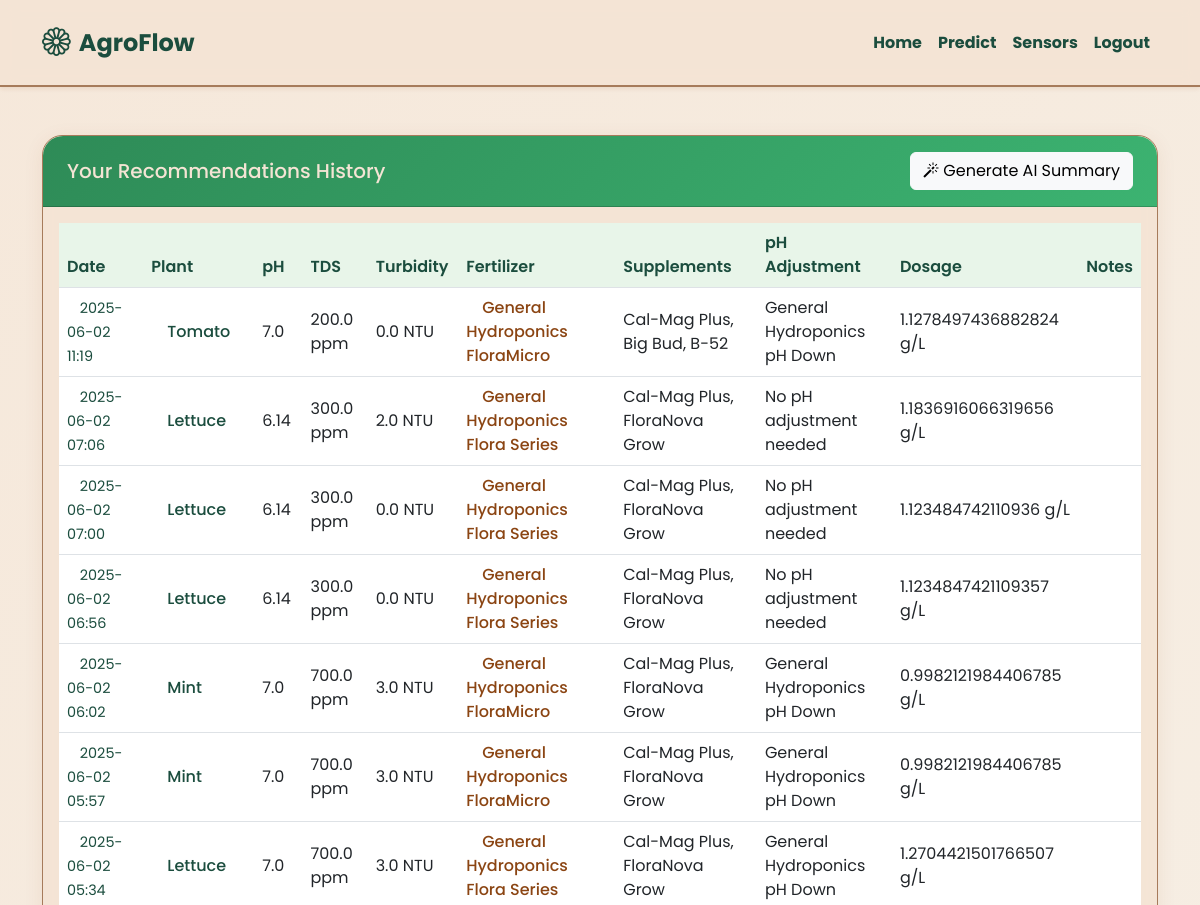
/dashboard (signed in, upper part), run on an earlier commit of the app's database.
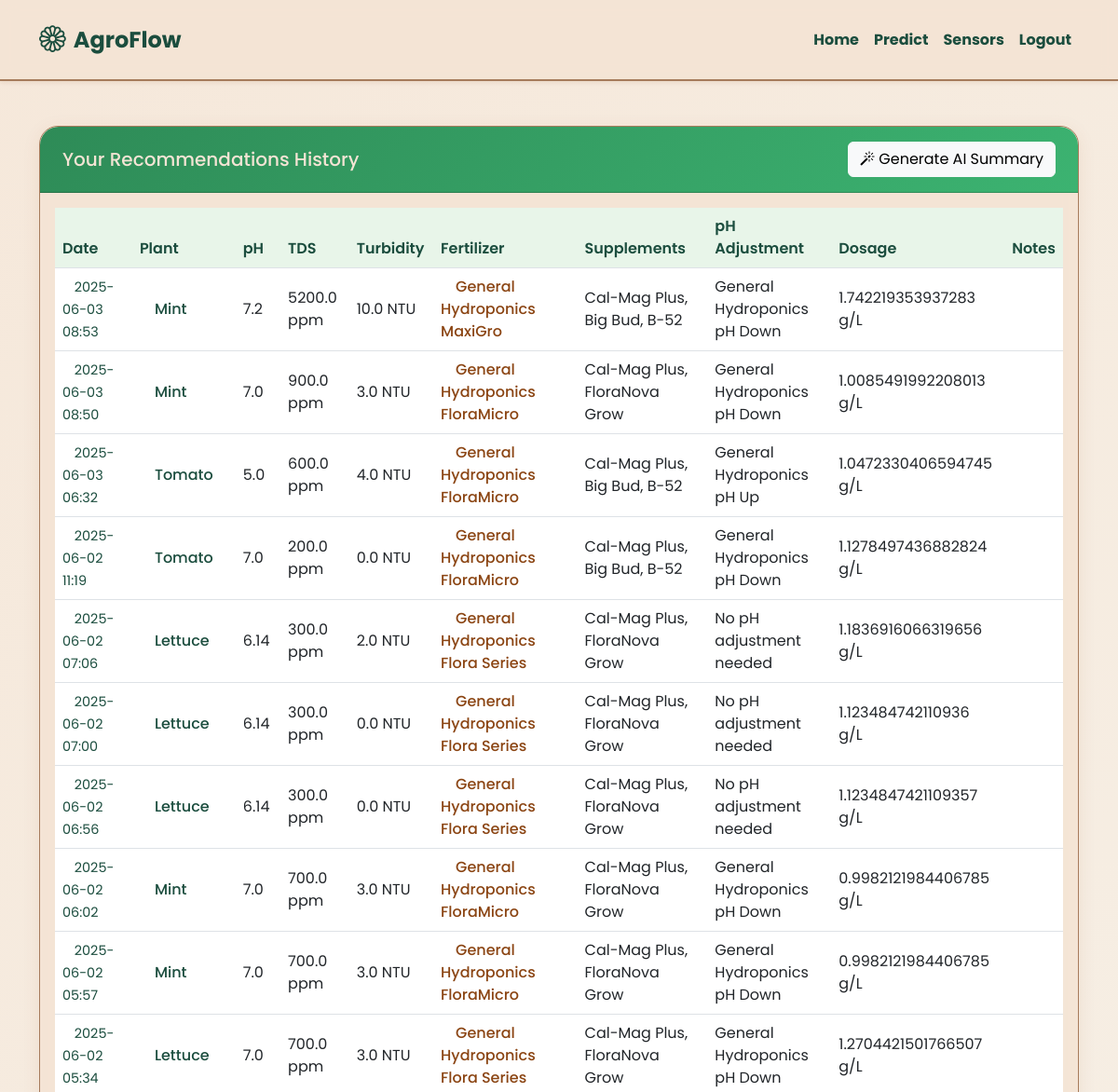
And on a later commit of the database.
### models.py (models this page shows, shortened)
class SoilData(db.Model):
    id = db.Column(db.Integer, primary_key=True)
    user_id = db.Column(db.Integer, db.ForeignKey('user.id'), nullable=False)
    plant = db.Column(db.String(50), nullable=False)
    ph = db.Column(db.Float, nullable=False)
    tds = db.Column(db.Float, nullable=False)
    turbidity = db.Column(db.Float, nullable=False)
    fertilizer = db.Column(db.String(100), nullable=False)
    supplements = db.Column(db.String(200), nullable=True)
    ph_adjustment = db.Column(db.String(100), nullable=True)
    dosage = db.Column(db.Float, nullable=True)
    notes = db.Column(db.Text)
    created_at = db.Column(db.DateTime, default=datetime.utcnow)

### app.py (the view)
@app.route('/dashboard')
@login_required
def dashboard():
    stmt = select(SoilData).where(SoilData.user_id == current_user.id).order_by(SoilData.created_at.desc())
    soil_data = db.session.execute(stmt).scalars().all()
    return render_template('dashboard.html', soil_data=soil_data)

### app.py (called while the page is built)
@login_manager.user_loader
def load_user(user_id):
    return db.session.get(User, int(user_id))

### templates/dashboard.html (shortened to what this page needs)
<!DOCTYPE html>
<html lang="en">
<head>
    <link rel="stylesheet" href="https://cdn.jsdelivr.net/npm/bootstrap@5.3.0/dist/css/bootstrap.min.css">
    <link rel="stylesheet" href="https://cdn.jsdelivr.net/npm/bootstrap-icons@1.11.0/font/bootstrap-icons.css">
</head>
<body>
    <nav class="navbar navbar-expand-lg">
        <div class="container">
            <a class="navbar-brand" href="{{ url_for('home') }}">
                <i class="bi bi-flower1"></i>
                <span>AgroFlow</span>
            </a>
            <div class="collapse navbar-collapse" id="navbarNav">
                <ul class="navbar-nav ms-auto">
                    {% if current_user.is_authenticated %}
                    <li class="nav-item">
                        <a class="nav-link" href="{{ url_for('home') }}">Home</a>
                    </li>
                    <li class="nav-item">
                        <a class="nav-link" href="{{ url_for('predict_page') }}">Predict</a>
                    </li>
                    <li class="nav-item">
                        <a class="nav-link" href="{{ url_for('sensors') }}">Sensors</a>
                    </li>
                    <li class="nav-item">
                        <a class="nav-link" href="{{ url_for('logout') }}">Logout</a>
                    </li>
                    {% endif %}
                </ul>
            </div>
        </div>
    </nav>
    <div class="container py-5">
        <div class="row">
            <div class="col-12">
                <div class="card">
                    <div class="card-header d-flex justify-content-between align-items-center">
                        <h5 class="mb-0">Your Recommendations History</h5>
                        <button class="btn btn-light" onclick="generateSummary()">
                            <i class="bi bi-magic"></i> Generate AI Summary
                        </button>
                    </div>
                    <div class="card-body">
                        <div class="table-responsive">
                            <table class="table">
                                <thead>
                                    <tr>
                                        <th>Date</th>
                                        <th>Plant</th>
                                        <th>pH</th>
                                        <th>TDS</th>
                                        <th>Turbidity</th>
                                        <th>Fertilizer</th>
                                        <th>Supplements</th>
                                        <th>pH Adjustment</th>
                                        <th>Dosage</th>
                                        <th>Notes</th>
                                    </tr>
                                </thead>
                                <tbody>
                                    {% for data in soil_data %}
                                    <tr>
                                        <td><span class="date-badge">{{ data.created_at.strftime('%Y-%m-%d %H:%M') }}</span></td>
                                        <td><span class="plant-badge">{{ data.plant }}</span></td>
                                        <td>{{ data.ph }}</td>
                                        <td>{{ data.tds }} ppm</td>
                                        <td>{{ data.turbidity }} NTU</td>
                                        <td><span class="fertilizer-badge">{{ data.fertilizer }}</span></td>
                                        <td>{{ data.supplements }}</td>
                                        <td>{{ data.ph_adjustment }}</td>
                                        <td>{{ data.dosage }} g/L</td>
                                        <td>{{ data.notes }}</td>
                                    </tr>
                                    {% endfor %}
                                </tbody>
                            </table>
                        </div>
                    </div>
                </div>
            </div>
        </div>
    </div>
</body>
</html>

What changed in the data, as far as the page shows it:
added SoilData: created_at "2025-06-03 08:53", plant "Mint", ph "7.2", tds "5200.0", turbidity "10.0", fertilizer "General Hydroponics MaxiGro", supplements "Cal-Mag Plus, Big Bud, B-52", ph_adjustment "General Hydroponics pH Down", dosage "1.742219353937283"
added SoilData: created_at "2025-06-03 08:50", plant "Mint", ph "7.0", tds "900.0", turbidity "3.0", fertilizer "General Hydroponics FloraMicro", supplements "Cal-Mag Plus, FloraNova Grow", ph_adjustment "General Hydroponics pH Down", dosage "1.0085491992208013"
added SoilData: created_at "2025-06-03 06:32", plant "Tomato", ph "5.0", tds "600.0", turbidity "4.0", fertilizer "General Hydroponics FloraMicro", supplements "Cal-Mag Plus, Big Bud, B-52", ph_adjustment "General Hydroponics pH Up", dosage "1.0472330406594745"
